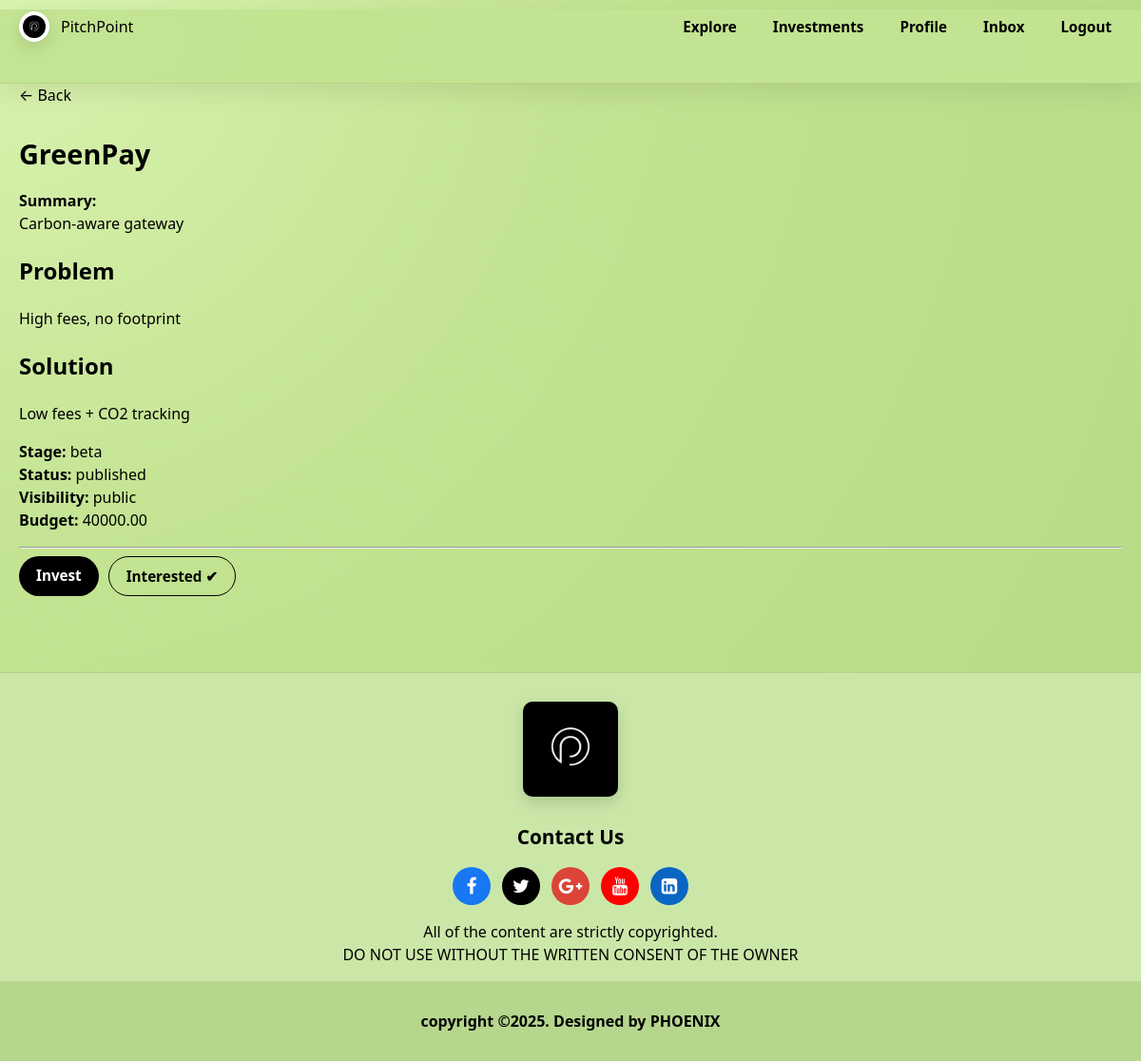
Page /pitchPoint_investor/index/investorindex.php?url=project/show/2 (signed in) on the committed database.
### tables this page shows
CREATE TABLE `projects` (
  `project_id` int(10) UNSIGNED NOT NULL,
  `entrepreneur_id` int(10) UNSIGNED NOT NULL,
  `title` varchar(180) NOT NULL,
  `summary` varchar(500) DEFAULT NULL,
  `problem` text DEFAULT NULL,
  `solution` text DEFAULT NULL,
  `category_id` int(10) UNSIGNED DEFAULT NULL,
  `budget` decimal(12,2) DEFAULT NULL,
  `stage` enum('idea','mvp','beta','launched') NOT NULL DEFAULT 'idea',
  `status` enum('draft','published','archived') NOT NULL DEFAULT 'draft',
  `visibility` enum('public','private') NOT NULL DEFAULT 'public',
  `created_at` datetime NOT NULL DEFAULT current_timestamp(),
  `updated_at` datetime NOT NULL DEFAULT current_timestamp() ON UPDATE current_timestamp()
);

### pitchpoint_investor/app/core/controller.php (called while the page is built, shortened)
<?php
abstract class Controller {
    protected function view(string $path, array $data = []) {
        extract($data);
        require __DIR__ . '/../views/layouts/header.php';
        require __DIR__ . '/../views/' . $path . '.php';
        require __DIR__ . '/../views/layouts/footer.php';
    }
}

### pitchpoint_investor/app/controllers/ProjectController.php (called while the page is built, shortened)
<?php
class ProjectController extends Controller
{
    private Project $projectModel;
    private Investor $investorModel;
    private Interest $interestModel;
    public function __construct()
    {
        $this->projectModel    = new Project();
        $this->investorModel   = new Investor();
        $this->interestModel   = new Interest();
    }
    public function show($projectId)
    {
        $proj = $this->projectModel->find((int)$projectId);
        $userId = $_SESSION['user_id'] ?? null;
        $inv    = $userId ? $this->investorModel->byUserId($userId) : null;
        $isInterested = $inv
            ? $this->interestModel->has($inv['investor_id'], $proj['project_id'])
            : false;
        $this->view('project/show', compact('proj', 'inv', 'isInterested'));
    }
}

### pitchpoint_investor/app/config/database.php (called while the page is built, shortened)
<?php
if (!function_exists('db')) {
    function db(): PDO {
        static $pdo = null;
        if ($pdo !== null) return $pdo;
        $dsn = 'mysql:host=' . DB_HOST . ';port=' . DB_PORT . ';dbname=' . DB_NAME . ';charset=utf8mb4';
        $pdo = new PDO($dsn, DB_USER, DB_PASS, [
            PDO::ATTR_ERRMODE            => PDO::ERRMODE_EXCEPTION,
            PDO::ATTR_DEFAULT_FETCH_MODE => PDO::FETCH_ASSOC,
        ]);
        $pdo->exec('SET NAMES utf8mb4 COLLATE utf8mb4_unicode_ci');
        return $pdo;
    }
}

### pitchpoint_investor/app/core/model.php (called while the page is built, shortened)
<?php
abstract class Model {
    public function __construct() {
        $this->db = db();
    }
}

### pitchpoint_investor/app/models/project.php (called while the page is built, shortened)
<?php
class Project extends Model
{
    public function find(int $projectId)
    {
        $sql = "SELECT p.*, c.category_name, e.company_name
                FROM projects p
                LEFT JOIN categories    c ON c.category_id = p.category_id
                LEFT JOIN entrepreneurs e ON e.entrepreneur_id = p.entrepreneur_id
                WHERE p.project_id = :id";
        $q = $this->db->prepare($sql);
        $q->bindValue(':id', $projectId, PDO::PARAM_INT);
        $q->execute();
        return $q->fetch();
    }
}

### pitchpoint_investor/app/models/investor.php (called while the page is built, shortened)
<?php
class Investor extends Model
{
    public function byUserId(int $userId)
    {
        $sql = "SELECT * FROM investors WHERE user_id = ?";
        $stmt = $this->db->prepare($sql);
        $stmt->execute([$userId]);
        return $stmt->fetch();
    }
}

### pitchpoint_investor/app/models/interest.php (called while the page is built, shortened)
<?php
class Interest extends Model {
    public function has(int $investorId, int $projectId): bool {
        $q=$this->db->prepare("SELECT interest_id FROM project_interests WHERE investor_id=? AND project_id=?");
        $q->execute([$investorId,$projectId]);
        return (bool)$q->fetch();
    }
}

### pitchpoint_investor/app/views/project/show.php (the view, shortened to what this page needs)
<a href="<?= route('project/explore') ?>" class="btn btn-secondary">← Back</a>
<h1><?= htmlspecialchars($proj['title'], ENT_QUOTES, 'UTF-8') ?></h1>
<?php if (!empty($proj['summary'])): ?>
    <p>
        <strong>Summary:</strong><br>
        <?= nl2br(htmlspecialchars($proj['summary'], ENT_QUOTES, 'UTF-8')) ?>
    </p>
<?php endif; ?>
<?php if (!empty($proj['problem'])): ?>
    <h2>Problem</h2>
    <p><?= nl2br(htmlspecialchars($proj['problem'], ENT_QUOTES, 'UTF-8')) ?></p>
<?php endif; ?>
<?php if (!empty($proj['solution'])): ?>
    <h2>Solution</h2>
    <p><?= nl2br(htmlspecialchars($proj['solution'], ENT_QUOTES, 'UTF-8')) ?></p>
<?php endif; ?>
<p>
    <strong>Stage:</strong> <?= htmlspecialchars($proj['stage'] ?? '', ENT_QUOTES, 'UTF-8') ?><br>
    <strong>Status:</strong> <?= htmlspecialchars($proj['status'] ?? '', ENT_QUOTES, 'UTF-8') ?><br>
    <strong>Visibility:</strong> <?= htmlspecialchars($proj['visibility'] ?? '', ENT_QUOTES, 'UTF-8') ?><br>
    <?php if (!empty($proj['budget'])): ?>
        <strong>Budget:</strong> <?= htmlspecialchars($proj['budget'], ENT_QUOTES, 'UTF-8') ?><br>
    <?php endif; ?>
</p>
<hr>
<div class="actions">
    <a href="<?= route('project/invest/' . (int)$proj['project_id']) ?>" class="btn btn-primary">
        Invest
    </a>
    <a href="<?= route('project/toggleInterest/' . (int)$proj['project_id']) ?>" class="btn btn-outline">
        <?= $isInterested ? 'Interested ✔' : 'Mark Interest' ?>
    </a>
</div>

### pitchpoint_investor/CSS/style.css (style rules this page uses)
:root { --page-bg: #C2E391; --card-bg: #ffffff; --brand: #15803d; --brand-hover: #166534; --text-main: #000000; --text-muted: rgba(0,0,0,0.7); --border-light: rgba(0,0,0,0.12); --border-subtle: rgba(0,0,0,0.10); --radius-lg: 20px; --radius-pill: 999px; --shadow-soft: 0 12px 30px rgba(0,0,0,0.12); --shadow-card: 0 10px 25px rgba(0,0,0,0.10); }
*, *::before, *::after { box-sizing: border-box; }
body { margin: 0; padding-top: 10px; background: radial-gradient(circle at top left, #d9f3b0 0, var(--page-bg) 38%, #b5d985 100%); color: var(--text-main); font-family: system-ui, -apple-system, BlinkMacSystemFont, "Segoe UI", sans-serif; line-height: 1.5; }
a { text-decoration: none; color: inherit; }
.actions { display: flex; gap: 10px; }
.btn-primary, .btn-outline { padding: 8px 20px; border-radius: var(--radius-pill); font-weight: 600; font-size: 0.9rem; }
.btn-primary { background: #000; color: #fff; }
.btn-outline { background: transparent; color: #000; border: 1px solid #000; }
main.wrap h1 { margin-top: 28px; margin-bottom: 12px; font-size: 1.8rem; }
button, .btn-primary, .btn-outline { font-family: inherit; font-size: 0.95rem; font-weight: 600; padding: 9px 18px; border-radius: var(--radius-pill); border: none; cursor: pointer; }
.btn-primary, button[type="submit"] { background: #000; color: #fff; }

### pitchpoint_investor/app/views/layouts/header.php (style rules this page uses)
body { outline: 5px solid fuchsia; }

### rows in the picture
projects: title "GreenPay", summary "Carbon-aware gateway", problem "High fees, no footprint", solution "Low fees + CO2 tracking", stage "beta", status "published", visibility "public", budget "40000.00"
